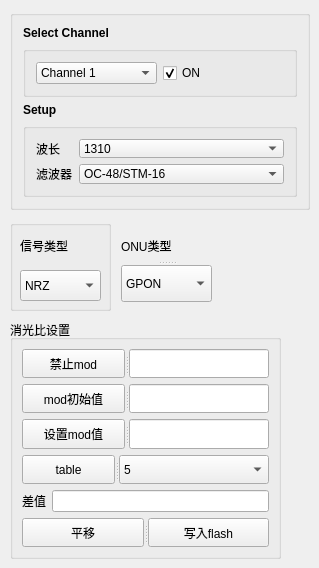
            <widget class="QWidget" name="tabVert">
             <attribute name="title">
              <string>Vert</string>
             </attribute>
             <widget class="QGroupBox" name="verticalGroupBox_vert">
              <property name="geometry">
               <rect>
                <x>10</x>
                <y>10</y>
                <width>300</width>
                <height>200</height>
               </rect>
              </property>
              <layout class="QVBoxLayout" name="verticalLayout_2">
               <property name="leftMargin">
                <number>10</number>
               </property>
               <property name="topMargin">
                <number>10</number>
               </property>
               <property name="rightMargin">
                <number>10</number>
               </property>
               <property name="bottomMargin">
                <number>10</number>
               </property>
               <item>
                <widget class="QLabel" name="label_selCh">
                 <property name="sizePolicy">
                  <sizepolicy hsizetype="Preferred" vsizetype="Maximum">
                   <horstretch>0</horstretch>
                   <verstretch>0</verstretch>
                  </sizepolicy>
                 </property>
                 <property name="font">
                  <font>
                   <weight>75</weight>
                   <bold>true</bold>
                  </font>
                 </property>
                 <property name="text">
                  <string>Select Channel</string>
                 </property>
                </widget>
               </item>
               <item>
                <widget class="QGroupBox" name="GroupBox_selCh">
                 <property name="sizePolicy">
                  <sizepolicy hsizetype="Preferred" vsizetype="Fixed">
                   <horstretch>0</horstretch>
                   <verstretch>0</verstretch>
                  </sizepolicy>
                 </property>
                 <layout class="QHBoxLayout" name="horizontalLayout_selCh">
                  <property name="leftMargin">
                   <number>10</number>
                  </property>
                  <property name="topMargin">
                   <number>10</number>
                  </property>
                  <property name="rightMargin">
                   <number>10</number>
                  </property>
                  <property name="bottomMargin">
                   <number>10</number>
                  </property>
                  <item>
                   <widget class="QComboBox" name="comboBox_selCh">
                    <property name="sizePolicy">
                     <sizepolicy hsizetype="Preferred" vsizetype="Fixed">
                      <horstretch>0</horstretch>
                      <verstretch>0</verstretch>
                     </sizepolicy>
                    </property>
                    <property name="maxVisibleItems">
                     <number>10</number>
                    </property>
                    <item>
                     <property name="text">
                      <string>Channel 1</string>
                     </property>
                    </item>
                    <item>
                     <property name="text">
                      <string>Channel 2</string>
                     </property>
                    </item>
                    <item>
                     <property name="text">
                      <string>Channel 3</string>
                     </property>
                    </item>
                    <item>
                     <property name="text">
                      <string>Channel 4</string>
                     </property>
                    </item>
                    <item>
                     <property name="text">
                      <string>Channel 5</string>
                     </property>
                    </item>
                    <item>
                     <property name="text">
                      <string>Channel 6</string>
                     </property>
                    </item>
                    <item>
                     <property name="text">
                      <string>Channel 7</string>
                     </property>
                    </item>
                    <item>
                     <property name="text">
                      <string>Channel 8</string>
                     </property>
                    </item>
                   </widget>
                  </item>
                  <item>
                   <widget class="QCheckBox" name="checkBox_state">
                    <property name="sizePolicy">
                     <sizepolicy hsizetype="Preferred" vsizetype="Fixed">
                      <horstretch>0</horstretch>
                      <verstretch>0</verstretch>
                     </sizepolicy>
                    </property>
                    <property name="text">
                     <string>ON</string>
                    </property>
                    <property name="checked">
                     <bool>true</bool>
                    </property>
                   </widget>
                  </item>
                 </layout>
                </widget>
               </item>
               <item>
                <widget class="QLabel" name="label_setup">
                 <property name="sizePolicy">
                  <sizepolicy hsizetype="Preferred" vsizetype="Maximum">
                   <horstretch>0</horstretch>
                   <verstretch>0</verstretch>
                  </sizepolicy>
                 </property>
                 <property name="font">
                  <font>
                   <weight>75</weight>
                   <bold>true</bold>
                  </font>
                 </property>
                 <property name="text">
                  <string>Setup</string>
                 </property>
                </widget>
               </item>
               <item>
                <widget class="QGroupBox" name="GroupBox_setup">
                 <layout class="QFormLayout" name="formLayout_2">
                  <property name="leftMargin">
                   <number>10</number>
                  </property>
                  <property name="topMargin">
                   <number>10</number>
                  </property>
                  <property name="rightMargin">
                   <number>10</number>
                  </property>
                  <property name="bottomMargin">
                   <number>10</number>
                  </property>
                  <item row="0" column="0">
                   <widget class="QLabel" name="label_wlength">
                    <property name="sizePolicy">
                     <sizepolicy hsizetype="Preferred" vsizetype="Preferred">
                      <horstretch>0</horstretch>
                      <verstretch>0</verstretch>
                     </sizepolicy>
                    </property>
                    <property name="text">
                     <string>波长</string>
                    </property>
                   </widget>
                  </item>
                  <item row="0" column="1">
                   <widget class="QComboBox" name="comboBox_wl">
                    <property name="sizePolicy">
                     <sizepolicy hsizetype="Preferred" vsizetype="Fixed">
                      <horstretch>0</horstretch>
                      <verstretch>0</verstretch>
                     </sizepolicy>
                    </property>
                    <item>
                     <property name="text">
                      <string>1310</string>
                     </property>
                    </item>
                    <item>
                     <property name="text">
                      <string>1490</string>
                     </property>
                    </item>
                    <item>
                     <property name="text">
                      <string>1550</string>
                     </property>
                    </item>
                   </widget>
                  </item>
                  <item row="1" column="0">
                   <widget class="QLabel" name="label_filter">
                    <property name="sizePolicy">
                     <sizepolicy hsizetype="Preferred" vsizetype="Preferred">
                      <horstretch>0</horstretch>
                      <verstretch>0</verstretch>
                     </sizepolicy>
                    </property>
                    <property name="text">
                     <string>滤波器</string>
                    </property>
                   </widget>
                  </item>
                  <item row="1" column="1">
                   <widget class="QComboBox" name="comboBox_filter">
                    <item>
                     <property name="text">
                      <string>OC-48/STM-16</string>
                     </property>
                    </item>
                   </widget>
                  </item>
                 </layout>
                </widget>
               </item>
              </layout>
             </widget>
             <widget class="QGroupBox" name="groupBox_2_signal">
              <property name="geometry">
               <rect>
                <x>10</x>
                <y>220</y>
                <width>101</width>
                <height>91</height>
               </rect>
              </property>
              <property name="title">
               <string/>
              </property>
              <widget class="QLabel" name="label_2_signaltype">
               <property name="geometry">
                <rect>
                 <x>10</x>
                 <y>10</y>
                 <width>81</width>
                 <height>31</height>
                </rect>
               </property>
               <property name="styleSheet">
                <string notr="true">font: 10pt &quot;Arial&quot;;</string>
               </property>
               <property name="text">
                <string>信号类型</string>
               </property>
              </widget>
              <widget class="QComboBox" name="comboBox_signal_type">
               <property name="geometry">
                <rect>
                 <x>10</x>
                 <y>50</y>
                 <width>81</width>
                 <height>31</height>
                </rect>
               </property>
               <property name="styleSheet">
                <string notr="true">font: 10pt &quot;Arial&quot;;</string>
               </property>
               <item>
                <property name="text">
                 <string>NRZ</string>
                </property>
               </item>
               <item>
                <property name="text">
                 <string>Pulse</string>
                </property>
               </item>
               <item>
                <property name="text">
                 <string>RZ</string>
                </property>
               </item>
              </widget>
             </widget>
             <widget class="QGroupBox" name="groupBox">
              <property name="geometry">
               <rect>
                <x>10</x>
                <y>320</y>
                <width>271</width>
                <height>239</height>
               </rect>
              </property>
              <property name="title">
               <string>消光比设置</string>
              </property>
              <layout class="QGridLayout" name="gridLayout_2">
               <item row="0" column="0" colspan="2">
                <widget class="QSplitter" name="splitter_10">
                 <property name="orientation">
                  <enum>Qt::Horizontal</enum>
                 </property>
                 <widget class="QPushButton" name="pushButton_disable_mod">
                  <property name="text">
                   <string>禁止mod</string>
                  </property>
                 </widget>
                 <widget class="QLineEdit" name="lineEdit_disable_mod"/>
                </widget>
               </item>
               <item row="1" column="0" colspan="2">
                <widget class="QSplitter" name="splitter_11">
                 <property name="orientation">
                  <enum>Qt::Horizontal</enum>
                 </property>
                 <widget class="QPushButton" name="pushButton_2_read_origion_mod">
                  <property name="text">
                   <string>mod初始值</string>
                  </property>
                 </widget>
                 <widget class="QLineEdit" name="lineEdit_2_read_origion_mod"/>
                </widget>
               </item>
               <item row="2" column="0" colspan="2">
                <widget class="QSplitter" name="splitter_12">
                 <property name="orientation">
                  <enum>Qt::Horizontal</enum>
                 </property>
                 <widget class="QPushButton" name="pushButton_3_set_mod">
                  <property name="text">
                   <string>设置mod值</string>
                  </property>
                 </widget>
                 <widget class="QLineEdit" name="lineEdit_3_set_mod"/>
                </widget>
               </item>
               <item row="3" column="0" colspan="2">
                <widget class="QSplitter" name="splitter">
                 <property name="orientation">
                  <enum>Qt::Horizontal</enum>
                 </property>
                 <widget class="QPushButton" name="pushButton_table">
                  <property name="maximumSize">
                   <size>
                    <width>93</width>
                    <height>16777215</height>
                   </size>
                  </property>
                  <property name="text">
                   <string>table</string>
                  </property>
                 </widget>
                 <widget class="QComboBox" name="comboBox_tabel_switch">
                  <item>
                   <property name="text">
                    <string>5</string>
                   </property>
                  </item>
                 </widget>
                </widget>
               </item>
               <item row="4" column="0">
                <widget class="QLabel" name="label_2">
                 <property name="styleSheet">
                  <string notr="true">font: 12pt &quot;Arial&quot;;</string>
                 </property>
                 <property name="text">
                  <string>差值</string>
                 </property>
                </widget>
               </item>
               <item row="4" column="1">
                <widget class="QLineEdit" name="lineEdit_diffrence"/>
               </item>
               <item row="5" column="0" colspan="2">
                <widget class="QSplitter" name="splitter_15">
                 <property name="orientation">
                  <enum>Qt::Horizontal</enum>
                 </property>
                 <widget class="QPushButton" name="pushButton_bias_translate">
                  <property name="text">
                   <string>平移</string>
                  </property>
                 </widget>
                 <widget class="QPushButton" name="pushButton_write_flash">
                  <property name="text">
                   <string>写入flash</string>
                  </property>
                 </widget>
                </widget>
               </item>
              </layout>
             </widget>
             <widget class="QSplitter" name="splitter_2">
              <property name="geometry">
               <rect>
                <x>121</x>
                <y>231</y>
                <width>91</width>
                <height>71</height>
               </rect>
              </property>
              <property name="orientation">
               <enum>Qt::Vertical</enum>
              </property>
              <widget class="QLabel" name="label_3_onu_type">
               <property name="text">
                <string>ONU类型</string>
               </property>
              </widget>
              <widget class="QComboBox" name="comboBox_onu_type">
               <item>
                <property name="text">
                 <string>GPON</string>
                </property>
               </item>
               <item>
                <property name="text">
                 <string>EPON</string>
                </property>
               </item>
              </widget>
             </widget>
            </widget>
